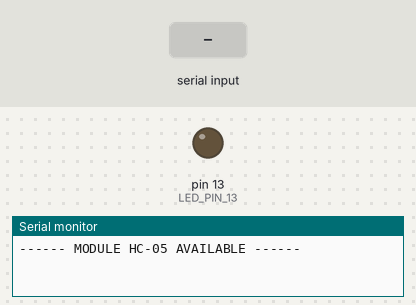
Bench run of a sketch on a simulated Arduino Uno, built with avr-gcc and run on an emulated ATmega328P. Parts: output pins drawn as LEDs (lit = HIGH), the last lines printed to the serial monitor. The test bench sets the inputs (shaded band). Pins used as bus, display or sensor lines are not drawn.

Above: at 1.2 s.
1.3 s: "90,45\n" received over the second serial link
At 3.3 s:
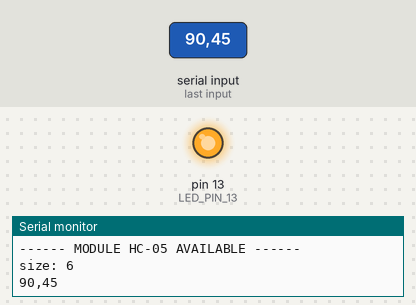
3.8 s: "90,45\n" received over Serial
At 4.9 s:
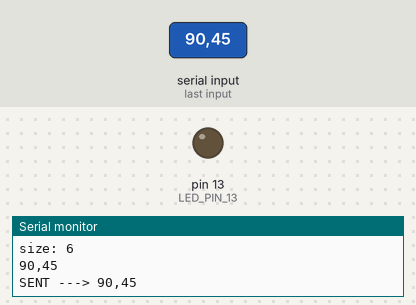
6.8 s: "5\n" received over the second serial link
At 8.7 s:
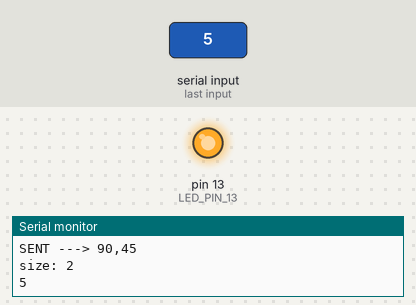
9.3 s: "30,150\n" received over Serial
At 10.4 s:
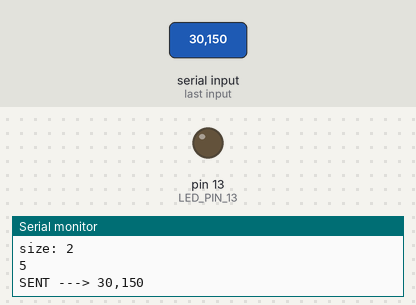
10.8 s: "30,150\n" received over the second serial link
At 13.0 s:
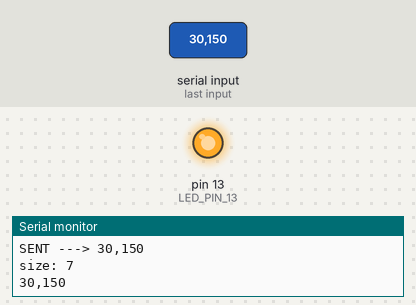
Timing chart, 0 to 14.3 s (numbered marks = the images above; inputs shaded):
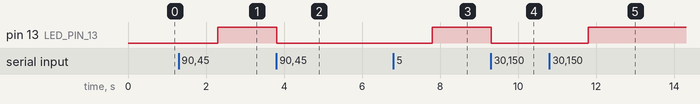

Measured:
- after the input at 1.3 s, pin 13 (LED_PIN_13): LOW → HIGH after 1.0 s
- after the input at 3.8 s, pin 13 (LED_PIN_13): HIGH → LOW at once
- after the input at 6.8 s, pin 13 (LED_PIN_13): LOW → HIGH after 1.0 s
- after the input at 9.3 s, pin 13 (LED_PIN_13): HIGH → LOW at once
- after the input at 10.8 s, pin 13 (LED_PIN_13): LOW → HIGH after 1.0 s

The sketch:

BT_SendReceiveString_readStringFct.ino
```cpp
#include <SoftwareSerial.h>

// ARDUINO        RXD   TXD
// HC-05          TXD   RXD
// -----          ---   ---
// Arduino Uno     8    9

#define BT_VCC 7
#define LED_PIN_13 13 // usamos al LED por defecto del pin 13, para marcar cambio de estado.
#define BT_RXD 10
#define BT_TXD 11
#define START_CMD_CHAR '*'
#define END_CMD_CHAR '#'


// Mensajes posibles entre Arduino y Android.
enum message {
  unknown = 0,
  startedTrip,
  endedTrip,
  activateAlarm,
  deactivateAlarm,
  turnAlarmOn,
  turnAlarmOff,
  velocity,
  nearObject
};

//bluetooth hc-05
SoftwareSerial BT1(BT_RXD, BT_TXD);
String message = "";
int message2;

void setup() {
  // CONFIGURAMOS UN PIN COMO SALIDA, CUANDO MANDAMOS HIGH ENCIENDE EL MÓDULO HC-05
  pinMode(BT_VCC, OUTPUT);

  pinMode(LED_PIN_13, OUTPUT);   //Declara pin de Salida
  digitalWrite(LED_PIN_13, LOW); //Normalmente Apagado


  Serial.begin(9600);
  while (!Serial) ;             // wait for Arduino Serial Monitor to open

  Serial.println("------ MODULE HC-05 AVAILABLE ------");
  digitalWrite(BT_VCC, HIGH);    // Enciende el modulo
  BT1.begin(9600);

}
  int estadoMSJ = 0;
void loop() {
  // Si tengo datos en el bluetooth, available me devuelve un size.
  if (BT1.available() > 0) {

    message = BT1.readString();
    Serial.print("size: ");
    Serial.println(message.length());
    Serial.println(message);
    digitalWrite(LED_PIN_13, HIGH);

   /* message2 = get_cod_Message();
    Serial.print(message2);
     Serial.print('\n');*/
  }

  // Si tengo datos en el Serial Monitor, available me devuelve un size.
  if (Serial.available() > 0) {

    message = Serial.readStringUntil('\n');
    Serial.println("SENT ---> " + message);
    BT1.print(message);
    BT1.print('\n');
    digitalWrite(LED_PIN_13, LOW);
  }

}

int get_cod_Message( )
   {   int cod_msj = 0 ;

       if (BT1.available())
          {    char c = BT1.read();

                while ( c != END_CMD_CHAR)            //Hasta que el caracter sea END_CMD_CHAR
                  {
                        cod_msj = (int)(c - 48);
                        return( cod_msj ) ;
                        c = BT1.read();

                  }

          }

          return( cod_msj ) ;
   }
```
